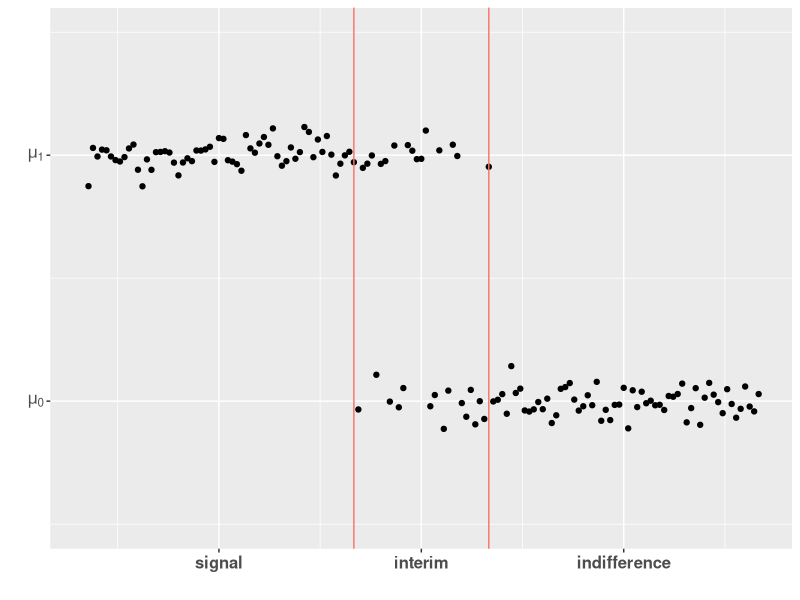

Generate this figure with R:
library(ggplot2)
d<-data.frame(x=c(1:150),y=c(10+rnorm(60),sample(c(c(10+rnorm(15),c(-10+rnorm(15))))),-10+rnorm(60)))
#d<-data.frame(x=c(1:150),y=rnorm(150))
ggplot(d)+geom_point(aes(x=x,y=y))+xlab("")+ylab("")+
  geom_vline(aes(xintercept=60,colour="red"))+
  geom_vline(aes(xintercept=90,colour="red"))+
  theme(legend.position = "none",axis.text=element_text(size = 12,  face = "bold"))+
  scale_y_continuous(limits = c(-20, 20),breaks=c( -10,10), labels = c( expression(mu[0]),expression(mu[1])))+
  scale_x_continuous(limits = c(0, 150),breaks=c(30,75,120), labels = c("signal",  "interim","indifference"))

# ggplot(d)+geom_point(aes(x=x,y=y))+xlab("")+ylab("")+
#   theme(axis.text.y=element_text(size = 12,  face = "bold"),
#         axis.text.x = element_blank())+
#       scale_y_continuous(limits = c(-20, 20),breaks=c(0), labels = c( expression(mu[0])))
